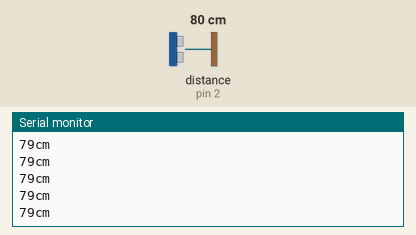
Bench run of a sketch on a simulated Arduino Uno, built with avr-gcc and run on an emulated ATmega328P. Shown: the last lines printed to the serial monitor. Wiring (inferred from the names in the program): ultrasonic range finder: trigger pin 3; echo pin 2. The test bench sets the inputs (shaded band); at power-on: distance to the obstacle (sensor on pin 2) 80 cm. The echo pulse lasts 58.3 µs per cm.

Above: at 1.2 s.
1.3 s: distance to the obstacle (sensor on pin 2) set to 2 cm
At 1.38 s:
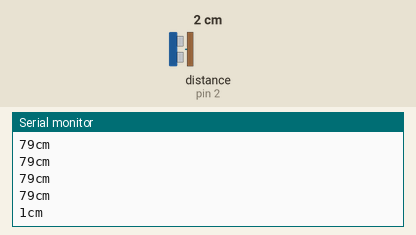
2.8 s: distance to the obstacle (sensor on pin 2) set to 120 cm
At 2.89 s:
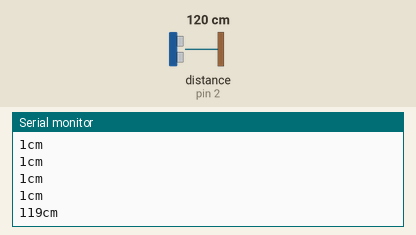
Timing chart, 0 to 5.8 s (numbered marks = the images above; inputs shaded):
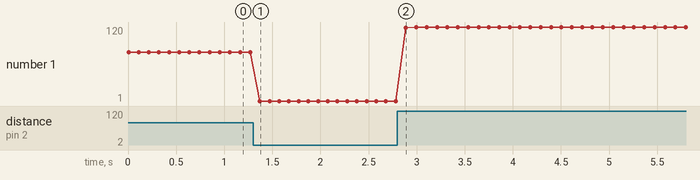

The sketch:

UltraSonic_Sensor_Only.ino
```cpp
#define TRIG 3
#define ECHO 2
unsigned long distance = 0;

void setup() {
  pinMode(TRIG, OUTPUT);
  pinMode(ECHO, INPUT);
  Serial.begin(9600);
}

void loop() {
  digitalWrite(TRIG, LOW);
  delayMicroseconds(2);
  digitalWrite(TRIG, HIGH);
  delayMicroseconds(2);
  digitalWrite(TRIG, LOW);
  // ECHO 핀에 초음파가 들어오는 시간을 계산
  // 반환된 값에 58.2를 나눈 이유는 시간을 cm로 변경하기 위함
  distance = pulseIn(ECHO, HIGH) / 58.2;
  Serial.println(distance + String("cm"));
  delay(100);
}
```

Measured:
- after the input at 1.3 s, the serial monitor: prints a new line after 0.07 s (image 1)
- after the input at 2.8 s, the serial monitor: prints a new line after 0.09 s (image 2)
- plotted number 1: 79 → 1 after the input at 1.3 s, 1 → 120 after the input at 2.8 s
